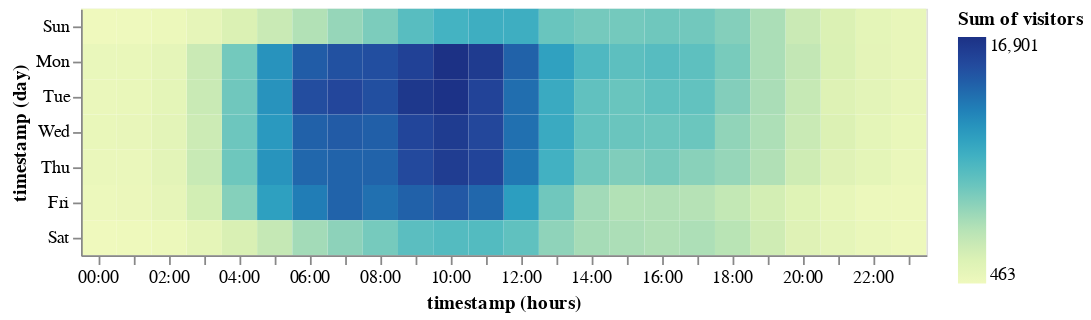

Source (notebook cell):
### Markdown cell above
## Weekday vs hour of day heatmap

*Notice here that we change from a Time data type to Ordinal to get discreet marks*

### Code cell
alt.Chart(pageviews).mark_rect().encode(
    x= 'hours(timestamp):O',
    y= 'day(timestamp):O',
    color='sum(visitors)'
)

### Figure 1 — Vega specification as saved in the notebook (floating-point values rounded to 4 significant figures; data arrays with more than 128 entries replaced by an {"elided": "..."} marker saying what was removed)
{"$schema": "https://vega.github.io/schema/vega/v5.json", "data": [{"name": "source_0", "values": {"elided": "168 records"}, "transform": [{"type": "formula", "expr": "toDate(datum['hours_timestamp'])", "as": "hours_timestamp"}, {"type": "formula", "expr": "toDate(datum['day_timestamp'])", "as": "day_timestamp"}]}, {"name": "source_0_x_domain_hours_timestamp", "values": [{"hours_timestamp": "2012-01-01T15:00:00.000"}, {"hours_timestamp": "2012-01-01T12:00:00.000"}, {"hours_timestamp": "2012-01-01T19:00:00.000"}, {"hours_timestamp": "2012-01-01T08:00:00.000"}, {"hours_timestamp": "2012-01-01T05:00:00.000"}, {"hours_timestamp": "2012-01-01T14:00:00.000"}, {"hours_timestamp": "2012-01-01T04:00:00.000"}, {"hours_timestamp": "2012-01-01T06:00:00.000"}, {"hours_timestamp": "2012-01-01T20:00:00.000"}, {"hours_timestamp": "2012-01-01T13:00:00.000"}, {"hours_timestamp": "2012-01-01T07:00:00.000"}, {"hours_timestamp": "2012-01-01T10:00:00.000"}, {"hours_timestamp": "2012-01-01T11:00:00.000"}, {"hours_timestamp": "2012-01-01T17:00:00.000"}, {"hours_timestamp": "2012-01-01T16:00:00.000"}, {"hours_timestamp": "2012-01-01T09:00:00.000"}, {"hours_timestamp": "2012-01-01T03:00:00.000"}, {"hours_timestamp": "2012-01-01T18:00:00.000"}, {"hours_timestamp": "2012-01-01T21:00:00.000"}, {"hours_timestamp": "2012-01-01T23:00:00.000"}, {"hours_timestamp": "2012-01-01T02:00:00.000"}, {"hours_timestamp": "2012-01-01T01:00:00.000"}, {"hours_timestamp": "2012-01-01T00:00:00.000"}, {"hours_timestamp": "2012-01-01T22:00:00.000"}], "transform": [{"type": "formula", "expr": "toDate(datum['hours_timestamp'])", "as": "hours_timestamp"}]}, {"name": "source_0_y_domain_day_timestamp", "values": [{"day_timestamp": "2012-01-01T00:00:00.000"}, {"day_timestamp": "2012-01-07T00:00:00.000"}, {"day_timestamp": "2012-01-02T00:00:00.000"}, {"day_timestamp": "2012-01-03T00:00:00.000"}, {"day_timestamp": "2012-01-04T00:00:00.000"}, {"day_timestamp": "2012-01-05T00:00:00.000"}, {"day_timestamp": "2012-01-06T00:00:00.000"}], "transform": [{"type": "formula", "expr": "toDate(datum['day_timestamp'])", "as": "day_timestamp"}]}, {"name": "source_0_color_domain_sum_visitors", "values": [{"min": 463, "max": 16901}]}], "signals": [{"name": "x_step", "value": 20}, {"name": "width", "update": "bandspace(domain('x').length, 0, 0) * x_step"}, {"name": "y_step", "value": 20}, {"name": "height", "update": "bandspace(domain('y').length, 0, 0) * y_step"}], "marks": [{"type": "rect", "name": "marks", "from": {"data": "source_0"}, "encode": {"update": {"description": {"signal": "\"timestamp (hours): \" + (timeFormat(datum[\"hours_timestamp\"], timeUnitSpecifier([\"hours\"], {\"year-month\":\"%b %Y \",\"year-month-date\":\"%b %d, %Y \"}))) + \"; timestamp (day): \" + (timeFormat(datum[\"day_timestamp\"], timeUnitSpecifier([\"day\"], {\"year-month\":\"%b %Y \",\"year-month-date\":\"%b %d, %Y \"}))) + \"; Sum of visitors: \" + (format(datum[\"sum_visitors\"], \"\"))"}, "height": {"signal": "max(0.25, bandwidth('y'))"}, "x": {"field": "hours_timestamp", "scale": "x"}, "width": {"signal": "max(0.25, bandwidth('x'))"}, "y": {"field": "day_timestamp", "scale": "y"}, "fill": {"field": "sum_visitors", "scale": "color"}}}, "style": ["rect"]}], "scales": [{"name": "x", "type": "band", "domain": {"data": "source_0_x_domain_hours_timestamp", "field": "hours_timestamp", "sort": true}, "range": {"step": {"signal": "x_step"}}, "paddingInner": 0, "paddingOuter": 0}, {"name": "y", "type": "band", "domain": {"data": "source_0_y_domain_day_timestamp", "field": "day_timestamp", "sort": true}, "range": {"step": {"signal": "y_step"}}, "paddingInner": 0, "paddingOuter": 0}, {"name": "color", "type": "linear", "domain": [{"signal": "(data(\"source_0_color_domain_sum_visitors\")[0] || {}).min"}, {"signal": "(data(\"source_0_color_domain_sum_visitors\")[0] || {}).max"}], "range": "heatmap", "interpolate": "hcl", "zero": false}], "axes": [{"scale": "x", "formatType": "time", "grid": false, "zindex": 1, "tickMinStep": {"signal": "datetime(2001, 0, 1, 1, 0, 0, 0) - datetime(2001, 0, 1, 0, 0, 0, 0)"}, "orient": "bottom", "format": {"signal": "timeUnitSpecifier([\"hours\"], {\"year-month\":\"%b %Y \",\"year-month-date\":\"%b %d, %Y \"})"}, "labelOverlap": true, "title": "timestamp (hours)"}, {"scale": "y", "formatType": "time", "orient": "left", "title": "timestamp (day)", "format": {"signal": "timeUnitSpecifier([\"day\"], {\"year-month\":\"%b %Y \",\"year-month-date\":\"%b %d, %Y \"})"}, "zindex": 1, "grid": false, "labelOverlap": true}], "style": "cell", "padding": 5, "background": "white", "legends": [{"fill": "color", "gradientLength": {"signal": "clamp(height, 64, 200)"}, "title": "Sum of visitors"}]}
